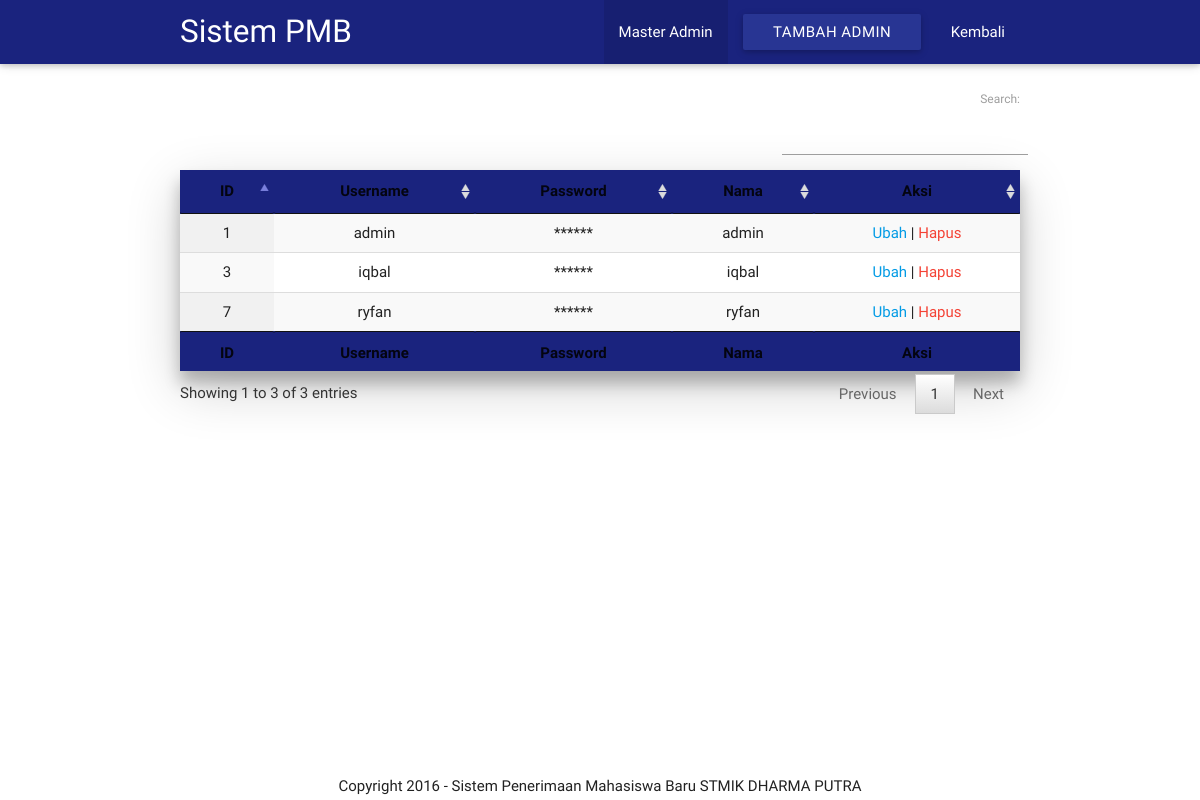
Screenshot of /pages/user.php (signed in) with the database file from the repository.
### tables this page shows
CREATE TABLE `users` (
  `Id` int(11) NOT NULL AUTO_INCREMENT,
  `username` varchar(10) DEFAULT NULL,
  `password` varchar(30) DEFAULT NULL,
  `nama` varchar(30) DEFAULT NULL,
  PRIMARY KEY (`Id`)
);

### pages/user.php (the view, shortened to what this page needs)
<!DOCTYPE html>
<html>
  <head>
    <!DOCTYPE html>
    <html>
      <head>
        <link rel="stylesheet" href="../materialize/css/materialize.css" type="text/css" />
        <link href="../materialicon/icon.css" rel="stylesheet">
        <link rel="stylesheet" href="../fontawesome/font-awesome.min.css">
        <link rel="stylesheet" href="../datatables/jquery.dataTables.min.css" type="text/css" />
      </head>
      <body>
        <div class="navbar-fixed">
            <nav class="indigo darken-4">
              <div class="nav-wrapper container">
                <a href="#!" class="brand-logo">Sistem PMB</a>
                <ul class="right hide-on-med-and-down">
                  <li class="active"><a href="calonmahasiswa.php">Master Admin</a></li>
                  <li><a href="tambahuser.php" class="waves-effect waves-light btn indigo darken-3 lighten-1" >Tambah Admin</a></li>
                  <li><a href="../admin.php">Kembali</a></li>
                </ul>
              </div>
            </nav>
          </div>
          <br>
          <div class="container">
            <table  class="striped z-depth-3 display indigo darken-4" id="user" cellspacing="0" width="100%">
          		<thead>
          			<tr>
                  <th>ID</th>
                  <th>Username</th>
                  <th>Password</th>
                  <th>Nama</th>
                  <th>Aksi</th>
          			</tr>
          		</thead>
              <tfoot>
                <tr>
                  <th>ID</th>
                  <th>Username</th>
                  <th>Password</th>
                  <th>Nama</th>
                  <th>Aksi</th>
                </tr>
              </tfoot>
          		<tbody>
                <?php
          			$query = mysql_query("select * from users");
          			while ($data = mysql_fetch_array($query)) {
          			?>
                <tr>
          				<td style="text-align:center;"><?php echo $data['Id']; ?></td>
          				<td style="text-align:center;"><?php echo $data['username']; ?></td>
          				<td style="text-align:center;">******</td>
                  <td style="text-align:center;"><?php echo $data['nama']; ?></td>
                  <td style="text-align:center;"><a href="ubahadmin.php?Id=<?php echo $data['Id'];?>">Ubah</a>
                   | <a href="hapusadmin.php?Id=<?php echo $data['Id'];?>" class="red-text">Hapus</a></td>
          			</tr>
          			<?php } ?>
          		</tbody>
          	</table>
            <br><br>
          </div>
          <div class="row center foot"> Copyright 2016 - Sistem Penerimaan Mahasiswa Baru STMIK DHARMA PUTRA</div>
  </body>
</html>

### pages/user.php (style rules this page uses)
th { text-align: center; }
.foot { position:fixed; left:0px; bottom:0px; height:5px; width:100%; }

### rows the page displays
users: Id "1", username "admin", nama "admin"
users: Id "3", username "iqbal", nama "iqbal"
users: Id "7", username "ryfan", nama "ryfan"
